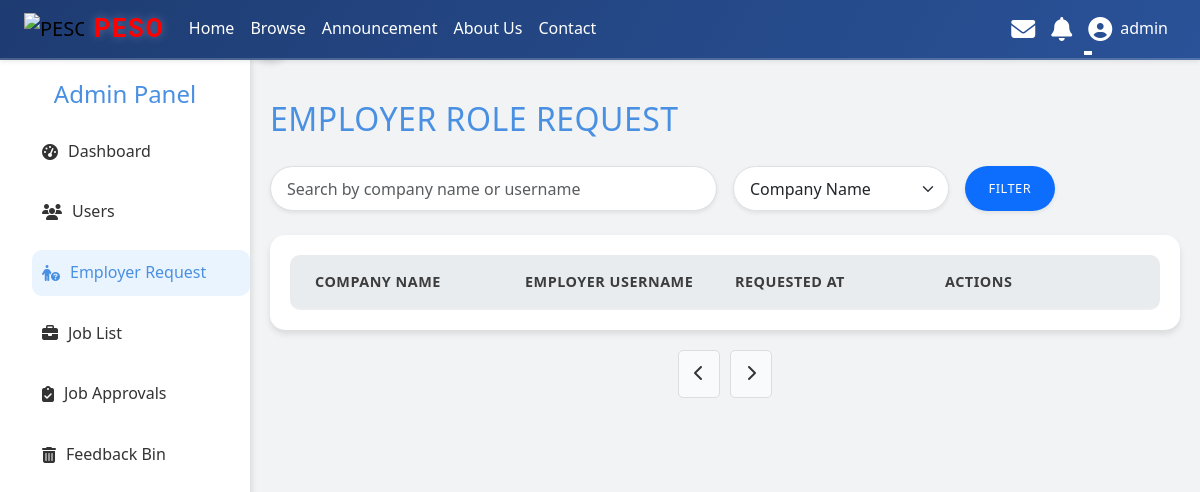
Page /admin/employer_hiring.php (signed in) on the earlier database version.
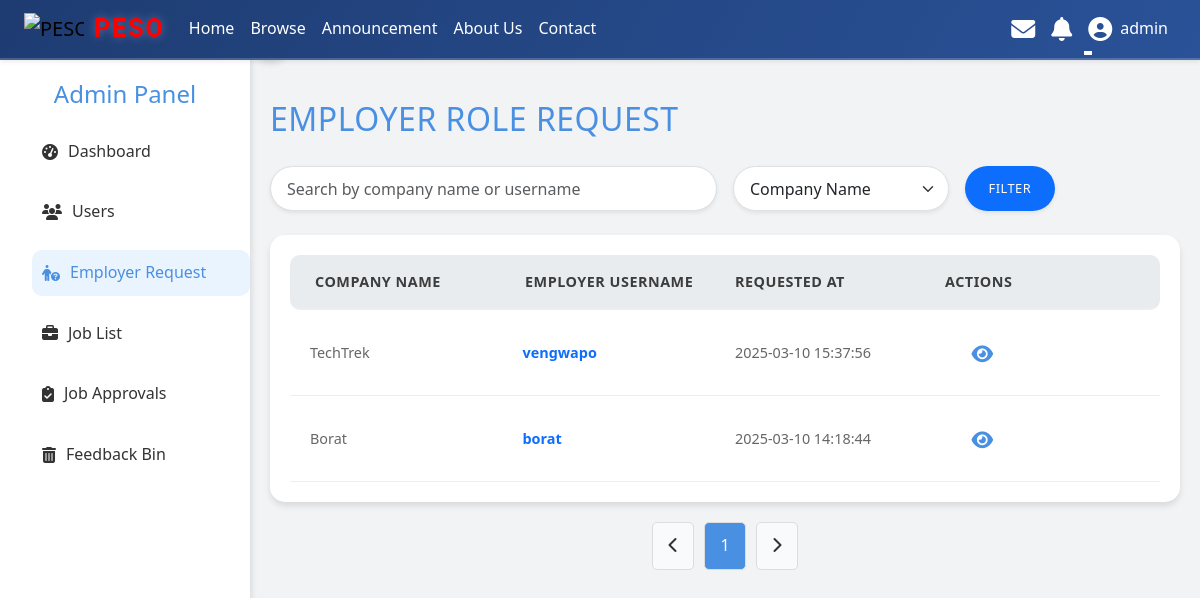
Same page on the later database version.
### tables this page shows
CREATE TABLE `employer_requests` (
  `id` int(11) NOT NULL,
  `user_id` int(11) NOT NULL,
  `request_message` text NOT NULL,
  `proof_file` varchar(255) NOT NULL,
  `status` enum('pending','approved','rejected') DEFAULT 'pending',
  `remark` text DEFAULT NULL,
  `created_at` timestamp NOT NULL DEFAULT current_timestamp(),
  `company_name` varchar(255) NOT NULL
);

CREATE TABLE `users` (
  `id` int(11) NOT NULL,
  `email` varchar(100) NOT NULL,
  `password` varchar(255) NOT NULL,
  `role` enum('admin','user','employer') DEFAULT 'user',
  `created_at` timestamp NOT NULL DEFAULT current_timestamp(),
  `username` varchar(50) NOT NULL,
  `first_name` varchar(50) NOT NULL,
  `middle_name` varchar(50) DEFAULT NULL,
  `last_name` varchar(50) NOT NULL,
  `ext_name` varchar(10) DEFAULT NULL,
  `gender` enum('Male','Female','Non-Binary','LGBTQ+','Other') DEFAULT NULL,
  `birth_date` date DEFAULT NULL,
  `age` int(11) DEFAULT NULL,
  `phone_number` varchar(20) DEFAULT NULL,
  `place_of_birth` varchar(100) DEFAULT NULL,
  `civil_status` enum('Single','Married','Divorced','Widowed') DEFAULT NULL,
  `zip_code` varchar(10) DEFAULT NULL,
  `street_address` varchar(255) DEFAULT NULL,
  `barangay` varchar(100) DEFAULT NULL,
  `city` varchar(100) DEFAULT NULL,
  `education_level` varchar(50) DEFAULT NULL,
  `completion_year` int(11) DEFAULT NULL,
  `school_name` varchar(255) DEFAULT NULL,
  `inclusive_years` varchar(50) DEFAULT NULL,
  `uploaded_file` varchar(255) DEFAULT NULL,
  `caption` varchar(255) DEFAULT NULL,
  `work_experience` text DEFAULT NULL,
  `skills` text DEFAULT NULL,
  `linkedin_profile` varchar(255) DEFAULT NULL,
  `portfolio_url` varchar(255) DEFAULT NULL,
  `resume_file` varchar(255) DEFAULT NULL,
  `cover_photo` varchar(255) DEFAULT NULL,
  `verification_token` varchar(32) DEFAULT NULL,
  `is_verified` int(11) DEFAULT 0
);

### admin/employer_hiring.php (the view, shortened to what the changed rows need)
<?php
include '../includes/header.php';
$search = isset($_GET['search']) ? trim($_GET['search']) : '';
$sort_by = isset($_GET['sort_by']) && in_array($_GET['sort_by'], ['company_name', 'created_at']) ? $_GET['sort_by'] : 'created_at';
$order = ($sort_by == 'company_name') ? 'ASC' : 'DESC';
$limit = 10;
$page = isset($_GET['page']) ? max(1, (int)$_GET['page']) : 1;
$offset = ($page - 1) * $limit;
$search_param = '%' . $search . '%';
$query = "
    SELECT er.id, er.company_name, u.id AS user_id, u.username, er.created_at
    FROM employer_requests er
    JOIN users u ON er.user_id = u.id
    WHERE er.company_name LIKE ? OR u.username LIKE ?
    ORDER BY $sort_by $order
    LIMIT ?, ?
";
$stmt = $conn->prepare($query);
$stmt->bind_param('ssii', $search_param, $search_param, $offset, $limit);
$stmt->execute();
$requests_result = $stmt->get_result();
$total_query = "
    SELECT COUNT(*) AS total
    FROM employer_requests er
    JOIN users u ON er.user_id = u.id
    WHERE er.company_name LIKE ? OR u.username LIKE ?
";
$total_stmt = $conn->prepare($total_query);
$total_stmt->bind_param('ss', $search_param, $search_param);
$total_stmt->execute();
$total_result = $total_stmt->get_result();
$total_requests = $total_result->fetch_assoc()['total'];
$total_pages = ceil($total_requests / $limit);
?>
<!DOCTYPE html>
<html lang="en">
<head>
    <link href="https://cdnjs.cloudflare.com/ajax/libs/font-awesome/6.4.2/css/all.min.css" rel="stylesheet">
    <link rel="stylesheet" href="/JOB/assets/employer_hiring.css">
</head>
<body>
<div class="sidebar" id="sidebar">
    <div>
        <h2>Admin Panel</h2>
    </div>
</div>
<div class="main-content" id="mainContent">
    <div class="header">
        <h1>Employer Role Request</h1>
    </div>
<div class="user-list">
    <?php while ($request = $requests_result->fetch_assoc()): ?>
        <div class="user-item">
            <div><?= htmlspecialchars($request['company_name']) ?></div>
            <div class="username">
                <a href="../pages/profile.php?id=<?= $request['user_id'] ?>" class="text-decoration-none text-primary fw-semibold">
                    <?= htmlspecialchars($request['username']) ?>
                </a>
            </div>
            <div><?= htmlspecialchars($request['created_at']) ?></div>
            <div class="actions">
                <button onclick="location.href='employer_approval.php?id=<?= $request['id'] ?>'" class="btn btn-primary">
                    <i class="fas fa-eye"></i>
                </button>
            </div>
        </div>
    <?php endwhile; ?>
</div>
    <div class="pagination">
        <button onclick="location.href='?page=<?= max($page - 1, 1) ?>&search=<?= htmlspecialchars($search) ?>&sort_by=<?= htmlspecialchars($sort_by) ?>'" <?= $page <= 1 ? 'disabled' : '' ?>>
            <i class="fas fa-chevron-left"></i>
        </button>
        <?php for ($i = 1; $i <= $total_pages; $i++): ?>
            <button onclick="location.href='?page=<?= $i ?>&search=<?= htmlspecialchars($search) ?>&sort_by=<?= htmlspecialchars($sort_by) ?>'" <?= $i === $page ? 'class="active"' : '' ?>>
                <?= $i ?>
            </button>
        <?php endfor; ?>
        <button onclick="location.href='?page=<?= min($page + 1, $total_pages) ?>&search=<?= htmlspecialchars($search) ?>&sort_by=<?= htmlspecialchars($sort_by) ?>'" <?= $page >= $total_pages ? 'disabled' : '' ?>>
            <i class="fas fa-chevron-right"></i>
        </button>
    </div>
</div>
</body>
</html>

Differences in the rows shown:
added employer_requests: company_name "TechTrek", user.username "vengwapo", created_at "2025-03-10 15:37:56"
added employer_requests: company_name "Borat", user.username "borat", created_at "2025-03-10 14:18:44"
Other differences:
new list line: "1"
